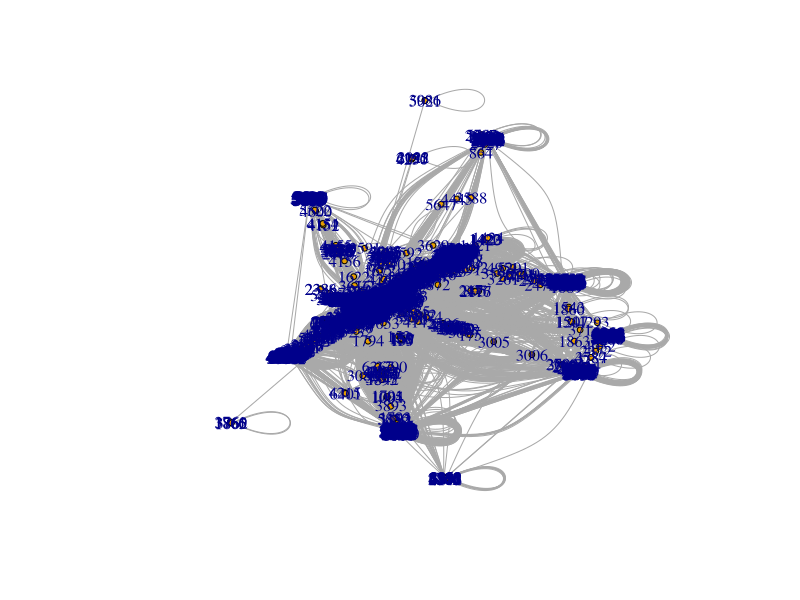

Write the R code that produced this figure. (Note: this script raises an error after producing the figure.)
## ---- chunk 1
library(readr)
library(igraph)
library(dplyr)
library(ggplot2)
library(purrr)
library(tibble)
## ---- chunk 2
node <- read.csv("nodes.csv") |> select("X..index", "meta")
edge <- read.csv("edges.csv")

graph <- graph_from_data_frame(edge, vertices = node, directed = FALSE)
graph <- simplify(graph)

cluster <- clusters(graph)
giant_component <- which.max(cluster$csize)
node_giant <- V(graph)[cluster$membership == giant_component]

g <- induced_subgraph(graph, node_giant)
g

plot(g, vertex.label = NULL, vertex.size = 3)
## ---- chunk 3
mu <- 0.1
betac <- mu*mean(degree(g))/(mean(degree(g)^2))
betac
## ---- chunk 4
seeds <- sample(1:vcount(g),vcount(g)*0.01)

realization <- sim_sir(g,beta = 0.5,mu=0.1,seeds) %>% 
  group_by(t) %>% summarize(ninf=n()) 

realization %>% 
  ggplot(aes(x=t,y=ninf)) + geom_line()
## ---- chunk 5
results <- map_dfr(seq(0,0.2,0.01), # beta range
        \(beta){ seeds <- sample(1:vcount(g),vcount(g)*0.01)
        realization <- sim_sir(g,beta,mu,seeds) # make a realization for each beta
        data.frame(beta,ninf=nrow(realization)) # create dataframe row
        })

results %>% ggplot(aes(x=beta,y=ninf))+ geom_point()+
  geom_vline(xintercept = betac,linetype=2) 
## ---- chunk 6
realization <- sim_sir(g,beta=0.1,mu=0.1,seeds)
## ---- chunk 7
table_d <- degree(g) %>% enframe(name = "inf",value="degree") %>%
  merge(realization) 
table_d %>% 
  ggplot(aes(x=t,y=degree)) + geom_point() + scale_y_log10()
## ---- chunk 8
table_c <- closeness(g) %>% enframe(name = "inf",value="closeness") %>%
  merge(realization) 
table_c %>% 
  ggplot(aes(x=t,y=closeness)) + geom_point() + scale_y_log10()
## ---- chunk 9
table_b <- betweenness(g) %>% enframe(name = "inf",value="betweenness") %>%
  merge(realization) 
table_b %>% 
  ggplot(aes(x=t,y=betweenness)) + geom_point() + scale_y_log10()
## ---- chunk 10
table_pr <- page_rank(g)$vector %>% enframe(name = "inf",value="page_rank") %>%
  merge(realization) 
table_pr %>% 
  ggplot(aes(x=t,y=page_rank)) + geom_point() + scale_y_log10()
## ---- chunk 11
table <- merge(table_d,table_c)
table <- merge(table,table_pr)
table <- merge(table,table_b)
cor(table$t,table[,-c(1,2)])
